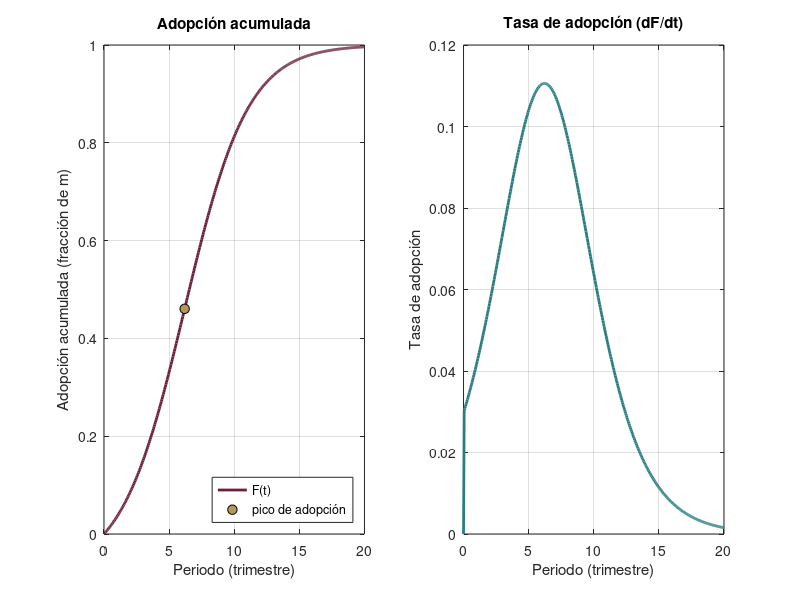

The MATLAB script that drew this image: (Note: this script raises an error after producing the figure.)
%% cap01_difusion_bass.m — Difusión de la adopción de un canal digital
% Título:       Modelo de Bass aplicado a la adopción de un canal digital
% Autor:        Dr. Aboud Barsekh-Onji
% Institución:  IPN — ESCA Unidad Santo Tomás
% Fecha:        2026-09-18
% Descripción:  Laboratorio del Cap. 1 (catálogo §9.2, fila 1). El modelo de
%               Bass describe la velocidad de adopción de una innovación como
%               la suma de un efecto de innovación (adopción independiente de
%               otros adoptantes) y un efecto de imitación (adopción por
%               contagio social). Aquí se usa para ilustrar, con parámetros
%               DIDÁCTICOS (no calibrados con datos reales de mercado — así
%               se decidió en Fase 1, ver docs/dudas.md pregunta 4), cómo la
%               proporción relativa de innovación e imitación cambia la forma
%               de la curva de adopción de un canal digital.
% Referencia conceptual: Bass, F.M. (1969). A New Product Growth Model for
%               Consumer Durables. Management Science, 15(5), 215-227.
% Toolboxes requeridas: ninguna (MATLAB base).
% Tiempo de ejecución esperado: < 5 s.

clc; clear; close all; rng(42);

%% Parámetros — DATOS DIDÁCTICOS, no calibrados con datos reales de mercado
p = 0.03;      % coeficiente de innovación (adopción "espontánea")
q = 0.38;      % coeficiente de imitación (adopción por contagio social)
m = 1;         % mercado potencial, normalizado a 1 (100% del mercado objetivo)
tFinal = 20;   % periodos (p. ej., trimestres desde el lanzamiento)

%% Datos: vector de tiempo
t = (0:0.05:tFinal)';

%% Procesamiento: solución cerrada del modelo de Bass F(t)
% F(t) = fracción del mercado potencial que ya adoptó al tiempo t
F = (1 - exp(-(p+q).*t)) ./ (1 + (q/p).*exp(-(p+q).*t));
adopcionAcumulada = m .* F;
tasaAdopcion = [0; diff(adopcionAcumulada)] ./ [1; diff(t)];

% Tiempo del pico de adopción (máxima velocidad de adopción), forma cerrada:
tPico = log(q/p) / (p+q);
fprintf('Parámetros didácticos: p=%.3f (innovación), q=%.3f (imitación)\n', p, q);
fprintf('Pico de adopción en t* = %.2f periodos (%.1f%% del mercado adoptado)\n', ...
    tPico, 100*interp1(t, adopcionAcumulada, tPico));
fprintf('Adopción acumulada al periodo %d: %.1f%% del mercado potencial\n', ...
    tFinal, 100*adopcionAcumulada(end));

%% Resultados y visualización — Figura 1: curva base
figure('Color', 'w', 'Position', [100 100 700 420]);

subplot(1,2,1);
plot(t, adopcionAcumulada, 'LineWidth', 2, 'Color', [0.42 0.12 0.23]);
hold on;
plot(tPico, interp1(t, adopcionAcumulada, tPico), 'o', ...
    'MarkerSize', 7, 'MarkerFaceColor', [0.72 0.59 0.35], 'MarkerEdgeColor', 'k');
grid on;
xlabel('Periodo (trimestre)');
ylabel('Adopción acumulada (fracción de m)');
title('Adopción acumulada');
legend('F(t)', 'pico de adopción', 'Location', 'southeast');

subplot(1,2,2);
plot(t, tasaAdopcion, 'LineWidth', 2, 'Color', [0.16 0.49 0.51]);
grid on;
xlabel('Periodo (trimestre)');
ylabel('Tasa de adopción');
title('Tasa de adopción (dF/dt)');

sgtitle('Modelo de Bass -- datos didácticos (p=0.03, q=0.38)');

if ~exist('../../figuras/matlab', 'dir')
    mkdir('../../figuras/matlab');
end
exportgraphics(gcf, '../../figuras/matlab/cap01_bass_base.pdf', 'ContentType', 'vector');
exportgraphics(gcf, '../../figuras/matlab/cap01_bass_base.png', 'Resolution', 300);

%% Resultados y visualización — Figura 2: sensibilidad a innovación vs. imitación
% Tres escenarios didácticos que ilustran cómo cambia la FORMA de la curva
% según predomine la innovación (adopción gradual) o la imitación (adopción
% explosiva tipo "efecto de red").
escenarios = struct( ...
    'nombre', {'Innovación domina', 'Balance', 'Imitación domina'}, ...
    'p',      {0.08, 0.03, 0.01}, ...
    'q',      {0.10, 0.38, 0.55}, ...
    'color',  {[0.72 0.59 0.35], [0.42 0.12 0.23], [0.16 0.49 0.51]});

figure('Color', 'w', 'Position', [100 100 620 420]);
hold on;
for i = 1:numel(escenarios)
    Fi = (1 - exp(-(escenarios(i).p+escenarios(i).q).*t)) ./ ...
         (1 + (escenarios(i).q/escenarios(i).p).*exp(-(escenarios(i).p+escenarios(i).q).*t));
    plot(t, Fi, 'LineWidth', 2, 'Color', escenarios(i).color, ...
        'DisplayName', sprintf('%s (p=%.2f, q=%.2f)', escenarios(i).nombre, ...
        escenarios(i).p, escenarios(i).q));
end
hold off;
grid on;
xlabel('Periodo (trimestre)');
ylabel('Adopción acumulada (fracción de m)');
title('Sensibilidad de la curva de adopción a innovación (p) vs. imitación (q)');
legend('Location', 'southeast');

exportgraphics(gcf, '../../figuras/matlab/cap01_bass_sensibilidad.pdf', 'ContentType', 'vector');
exportgraphics(gcf, '../../figuras/matlab/cap01_bass_sensibilidad.png', 'Resolution', 300);

fprintf('Figuras exportadas a figuras/matlab/cap01_bass_{base,sensibilidad}.{pdf,png}\n');
